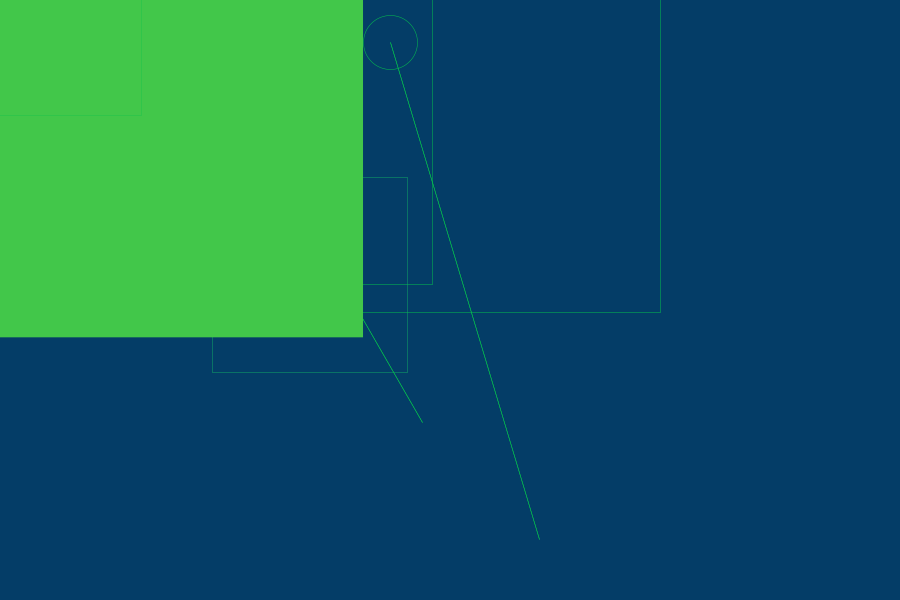
Frame 1 (no input)
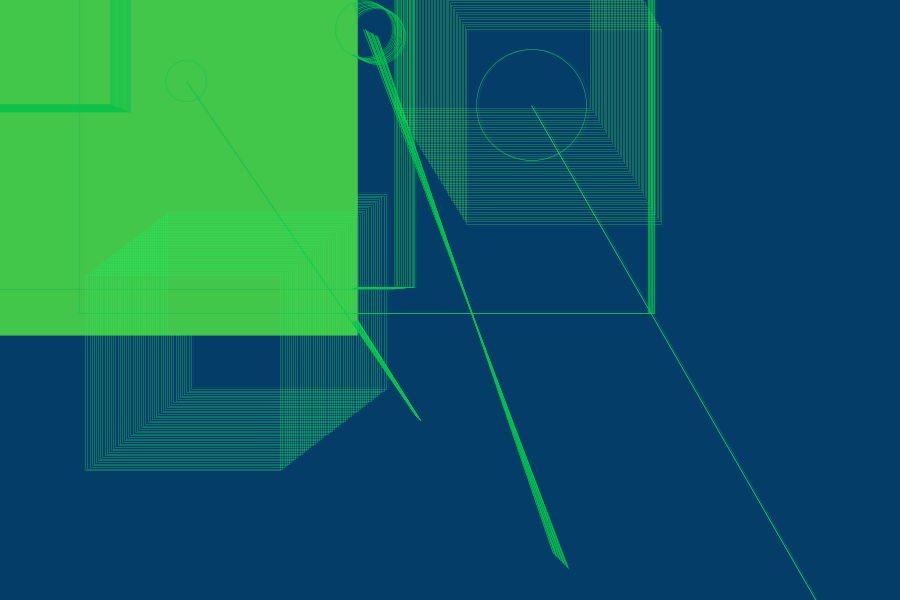
Frame 60 (the mouse pressed at the canvas centre just before this capture)
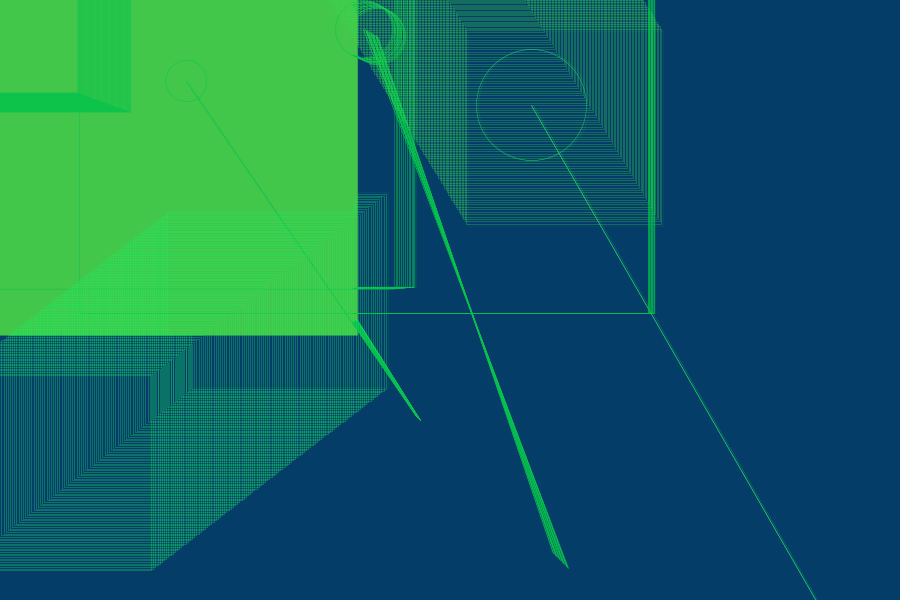
Frame 120 (the mouse held since frame 60 and released just before this capture)

The Processing sketch that drew these frames (run headless with seeded random() and noise(); from frame 60 on, the mouse is pressed at the canvas centre):

// Processing sketch: processing_124066
// ── processing_124066.pde

// reference to Design Programming Design, Fall 2013 NCKU
// and schien@mail.ncku.edu.tw
// praticeS,by chen, wu-zhi
// class practice




int _num = 3;      
Circle[] _circleArr = {
};  

void setup() { 
  size(900, 600); 
  background(150); 
  strokeWeight(0.5); 
  fill(150, 50); 
  drawCircles();
} 

void draw() {    
  //background(255);
  for (int i=0; i<_circleArr.length; i++) {
    Circle thisCirc = _circleArr[i];
    thisCirc.updateMe();
  }
} 

void mouseReleased() { 
  drawCircles();
  drawCircles();
  drawCircles();
  drawCircles();
  drawCircles();
  drawCircles();
} 

void drawCircles() { 
  for (int i=0; i<_num; i++) { 
    Circle thisCirc = new Circle();
    thisCirc.drawMe();
    _circleArr = (Circle[])append(_circleArr, thisCirc);
  }
}


class Circle {
  float x, y;
  float radius;
  color linecol, fillcol;
  float alph; 
  float xmove, ymove;
  int s=second();

  Circle() {
    x = random(width);
    y = random(height);
    radius = random(width) + 10;
    linecol = color(random(255), random(255), random(255));
    fillcol = color(random(255), random(255), random(255));
    alph = random(50);

    xmove = random(5) - 2.5;
    ymove = random(5) - 2.5;
  }

  void drawMe() {
    rectMode(CENTER);
    noStroke();
    fill(fillcol, 100*alph);
    rect(x, y, radius*2+5*s, radius*2+5*s);
    stroke(linecol, 150);
    noFill();
    rect(x+0.1, y+0.1, 10+5*s, 10+5*s);
    //line(radius*2-x, radius*2-y, 3*x, 3*y);
  }

  void updateMe() {
    x += xmove;
    y += ymove;
    if (x > (width+5*radius)) { 
      x=0-radius;
    }
    if (x < (0-5*radius)) { 
      x=width+radius;
    }
    if (y > (height+5*radius)) { 
      y=0-radius;
    }
    if (y < (0-5*radius)) { 
      y=height+radius;
    }
    boolean touching = false;
    for (int i=0; i<_circleArr.length; i++) {
      Circle otherCirc = _circleArr[i];
      if (otherCirc != this) {
        float dis = dist(x, y, otherCirc.x, otherCirc.y);
        float overlap = dis - radius - otherCirc.radius;
        if (overlap < 0) {
          float midx, midy;
          midx = (5*x +5* otherCirc.x)/8;
          midy = (y + otherCirc.y)/4;
          stroke(linecol, 100*alph);
          noFill();
          //strokeWeight(1);
          overlap *= -1;
          rect(midx, midy, overlap, overlap);
          ellipse(midx, midy, 0.1*overlap, 0.1*overlap);
          line(midx, midy, overlap, overlap);
          line(overlap, overlap, midx, midy);
        }
      }
    }
    if (touching) {
      if (alph > 0) { 
        alph--;
      }
    } 
    else {
      if (alph<100) { 
        alph += -2;
      }
    }
    drawMe();
  }
}
